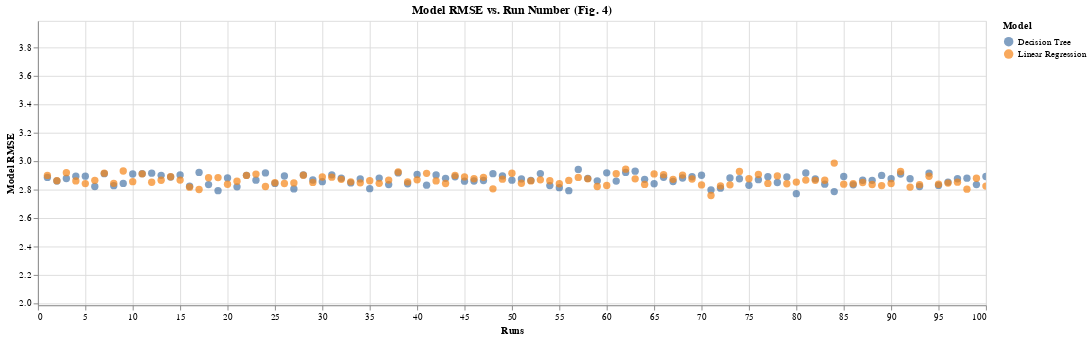

The notebook cell saved with this chart:
### Markdown cell above
### Conduct comparisions between linear regression and decision tree regressor model accuracies

### Code cell
"""
This code cell displays the average root mean squared error of both models after being
run a user specified amount of times. It then plots an interactive graph displaying the root mean 
squared errors of each model for each run overlayed on top of each other. The graph is able to 
highlight RMSE datapoints for specific models chosen through a dropdown menu.
"""
print("Average Decision Tree RMSE:", 
      sum(decision_tree_rmse_list) / len(decision_tree_rmse_list))
print("Average Linear Regression RMSE:", 
      sum(linear_regression_rmse_list) / len(linear_regression_rmse_list))

rmse = decision_tree_rmse_list + linear_regression_rmse_list
run = list(range(1, RUNS + 1)) +  list(range(1, RUNS + 1))
model = (["Decision Tree"] * RUNS) + (["Linear Regression"] * RUNS)

rmse_df = pd.DataFrame({
    "Runs": run,
    "RMSE": rmse,
    "Model": model,
})

category_dropdown = alt.selection_point(
    fields = ["Model"],
    bind = alt.binding_select(options=[None] + list(rmse_df["Model"].unique()), 
                              name="Model to Highlight (null = Both Models): ")
)

color = alt.condition(
    category_dropdown,
    alt.Color("Model:N"),
    alt.value("lightgray")
)

rmse_chart = alt.Chart(rmse_df).mark_circle(size=60).encode(
    alt.X("Runs", title="Runs"), 
    alt.Y("RMSE", title="Model RMSE", scale=alt.Scale(domain=[max(rmse) - 1, max(rmse) + 1])),
    tooltip=[alt.Tooltip("RMSE", title="RMSE Value")],
    color=color
).properties(
    width=1000,
    title="Model RMSE vs. Run Number (Fig. 4)"
).add_params(category_dropdown)

rmse_chart.interactive()

### Figure 1 — Vega-Lite specification as saved in the notebook (floating-point values rounded to 4 significant figures; data arrays with more than 128 entries replaced by an {"elided": "..."} marker saying what was removed)
{"config": {"view": {"continuousWidth": 300, "continuousHeight": 300}}, "data": {"name": "data-1a77a2bdf4bb5cf5b7f87ef2332ef052"}, "mark": {"type": "circle", "size": 60}, "encoding": {"color": {"condition": {"param": "param_1", "field": "Model", "type": "nominal"}, "value": "lightgray"}, "tooltip": [{"field": "RMSE", "title": "RMSE Value", "type": "quantitative"}], "x": {"field": "Runs", "title": "Runs", "type": "quantitative"}, "y": {"field": "RMSE", "scale": {"domain": [1.985, 3.985]}, "title": "Model RMSE", "type": "quantitative"}}, "params": [{"name": "param_1", "select": {"type": "point", "fields": ["Model"]}, "bind": {"input": "select", "options": [null, "Decision Tree", "Linear Regression"], "name": "Model to Highlight (null = Both Models): "}}, {"name": "param_2", "select": {"type": "interval", "encodings": ["x", "y"]}, "bind": "scales"}], "title": "Model RMSE vs. Run Number (Fig. 4)", "width": 1000, "$schema": "https://vega.github.io/schema/vega-lite/v5.17.0.json", "datasets": {"data-1a77a2bdf4bb5cf5b7f87ef2332ef052": {"elided": "200 records"}}}
